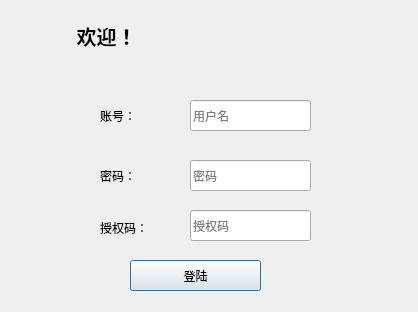
<?xml version="1.0" encoding="UTF-8"?>
<ui version="4.0">
 <class>Login_Window</class>
 <widget class="QDialog" name="Login_Window">
  <property name="geometry">
   <rect>
    <x>0</x>
    <y>0</y>
    <width>418</width>
    <height>312</height>
   </rect>
  </property>
  <property name="windowTitle">
   <string>登陆</string>
  </property>
  <widget class="QLabel" name="label">
   <property name="geometry">
    <rect>
     <x>100</x>
     <y>90</y>
     <width>61</width>
     <height>51</height>
    </rect>
   </property>
   <property name="text">
    <string>账号：</string>
   </property>
  </widget>
  <widget class="QLineEdit" name="edt_AccountNumber">
   <property name="geometry">
    <rect>
     <x>190</x>
     <y>100</y>
     <width>121</width>
     <height>31</height>
    </rect>
   </property>
   <property name="placeholderText">
    <string>用户名</string>
   </property>
  </widget>
  <widget class="QLabel" name="Welcome">
   <property name="geometry">
    <rect>
     <x>10</x>
     <y>20</y>
     <width>401</width>
     <height>31</height>
    </rect>
   </property>
   <property name="font">
    <font>
     <pointsize>15</pointsize>
     <weight>75</weight>
     <bold>true</bold>
    </font>
   </property>
   <property name="text">
    <string>            欢迎！</string>
   </property>
  </widget>
  <widget class="QLabel" name="label_2">
   <property name="geometry">
    <rect>
     <x>100</x>
     <y>160</y>
     <width>81</width>
     <height>31</height>
    </rect>
   </property>
   <property name="text">
    <string>密码：</string>
   </property>
  </widget>
  <widget class="QPushButton" name="btn_Login">
   <property name="geometry">
    <rect>
     <x>130</x>
     <y>260</y>
     <width>131</width>
     <height>31</height>
    </rect>
   </property>
   <property name="text">
    <string>登陆</string>
   </property>
  </widget>
  <widget class="QLineEdit" name="edt_Password">
   <property name="geometry">
    <rect>
     <x>190</x>
     <y>160</y>
     <width>121</width>
     <height>31</height>
    </rect>
   </property>
   <property name="echoMode">
    <enum>QLineEdit::Password</enum>
   </property>
   <property name="placeholderText">
    <string>密码</string>
   </property>
  </widget>
  <widget class="QLabel" name="label_3">
   <property name="geometry">
    <rect>
     <x>100</x>
     <y>220</y>
     <width>72</width>
     <height>15</height>
    </rect>
   </property>
   <property name="text">
    <string>授权码：</string>
   </property>
  </widget>
  <widget class="QLineEdit" name="edt_Authorization">
   <property name="geometry">
    <rect>
     <x>190</x>
     <y>210</y>
     <width>121</width>
     <height>31</height>
    </rect>
   </property>
   <property name="placeholderText">
    <string>授权码</string>
   </property>
  </widget>
 </widget>
 <resources/>
 <connections/>
</ui>
